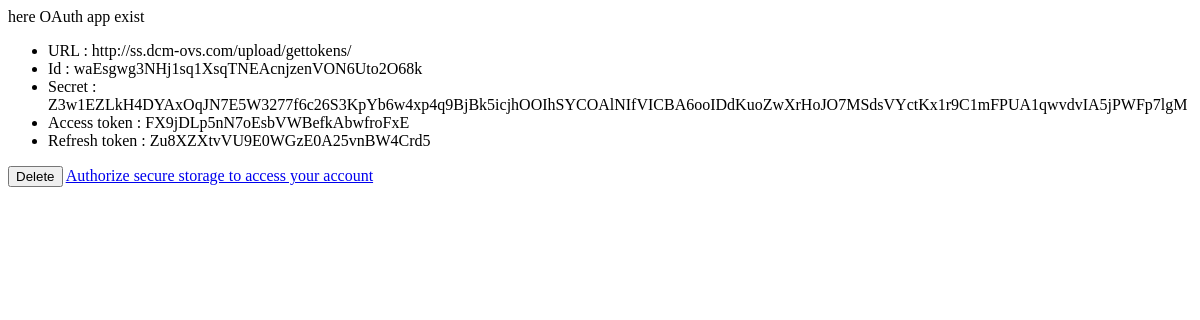
/upload/gettokens/ (signed in), run on an earlier commit of the app's database.
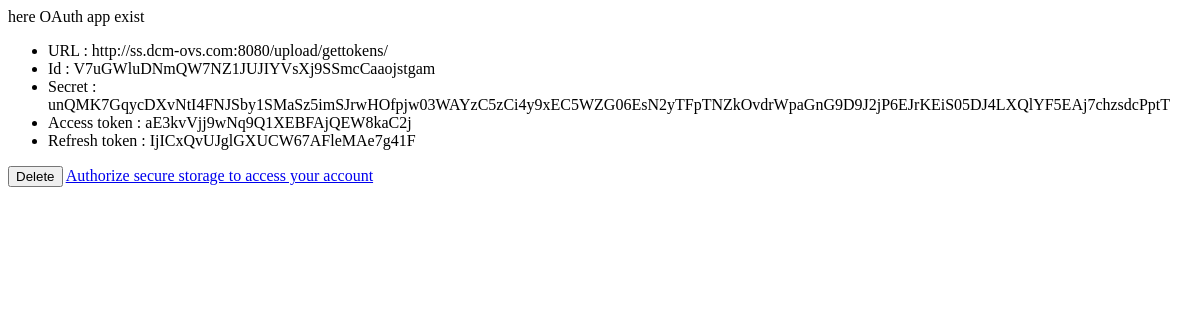
And on a later commit of the database.
### upload/models.py (models this page shows)
class OauthApp(models.Model):
    client_id = models.CharField(max_length=255, null=False, blank=False)
    client_secret = models.CharField(max_length=255, null=False, blank=False)
    redirect_uri = models.URLField(max_length=255, null=False, blank=False,help_text='Redirection URL',verbose_name='Redirection URL')
    timestamp = models.DateTimeField(auto_now_add=True) # first add can used to calculate uuid validation
    updated   = models.DateTimeField(auto_now=True) # mise a jour
    access_token = models.CharField(max_length=255, null=True, blank=True)
    refresh_token = models.CharField(max_length=255, null=True, blank=True)

### upload/views.py (the view, shortened to what this page needs)
# urls.py: url(r'^upload/gettokens/$', views.gettokens, name='gettokens'),
@login_required(login_url='/admin/')
@staff_member_required
def gettokens(request):
    if request.method == 'POST':
        form = OauthAppForm(request.POST)
        if form.is_valid():
            if OauthApp.objects.all().count():
                OauthApp.objects.all().delete()
            oauthAppObject = form.save()
            context = {
                'oauthAppObject': oauthAppObject,
            }
            return render(request, "upload/OauthApp.html", context)
        else:
            context = {
                "form": form,
            }
            return render(request, "upload/addOauthApp.html", context)
    elif request.method == 'GET':
        if OauthApp.objects.all().count():
            oauthAppObject = OauthApp.objects.all().first()
            if not request.GET.get('code'):
                context = {
                    'oauthAppObject': oauthAppObject,
                }
                return render(request, "upload/OauthApp.html", context)
        else:
            form = OauthAppForm()
            context = {
                "form": form,
            }
            return render(request, "upload/addOauthApp.html", context)

### templates/upload/OauthApp.html (shortened to what this page needs)
<ul>
<li> URL : {{ oauthAppObject.redirect_uri}} </li>
<li> Id : {{ oauthAppObject.client_id}} </li>
<li> Secret : {{ oauthAppObject.client_secret}} </li>
{% if oauthAppObject.access_token %}
<li> Access token : {{ oauthAppObject.access_token}} </li>
<li> Refresh token : {{ oauthAppObject.refresh_token}} </li>
{% endif %}
</ul>
<a href="{% url 'upload:deleteOauthApp' %}"><button type="button">Delete</button></a>
<a href="http://dcm-ovs.com/o/authorize/?client_id={{ oauthAppObject.client_id}}&response_type=code&state=random_state_string" > Authorize secure storage to access your account</a>

What changed in the data, as far as the page shows it:
removed OauthApp: redirect_uri "http://ss.dcm-ovs.com/upload/gettokens/", client_id "waEsgwg3NHj1sq1XsqTNEAcnjzenVON6Uto2O68k", client_secret "Z3w1EZLkH4DYAxOqJN7E5W3277f6c26S3KpYb6w4xp4q9BjBk5icjhOOIhSYCOAlNIfVICBA6ooIDdKuoZwXrHoJO7MSdsVYctKx1r9C1mFPUA1qwvdvIA5jPWFp7lgM", access_token "FX9jDLp5nN7oEsbVWBefkAbwfroFxE", refresh_token "Zu8XZXtvVU9E0WGzE0A25vnBW4Crd5"
added OauthApp: redirect_uri "http://ss.dcm-ovs.com:8080/upload/gettokens/", client_id "V7uGWluDNmQW7NZ1JUJIYVsXj9SSmcCaaojstgam", client_secret "unQMK7GqycDXvNtI4FNJSby1SMaSz5imSJrwHOfpjw03WAYzC5zCi4y9xEC5WZG06EsN2yTFpTNZkOvdrWpaGnG9D9J2jP6EJrKEiS05DJ4LXQlYF5EAj7chzsdcPptT", access_token "aE3kvVjj9wNq9Q1XEBFAjQEW8kaC2j", refresh_token "IjICxQvUJglGXUCW67AFleMAe7g41F"
